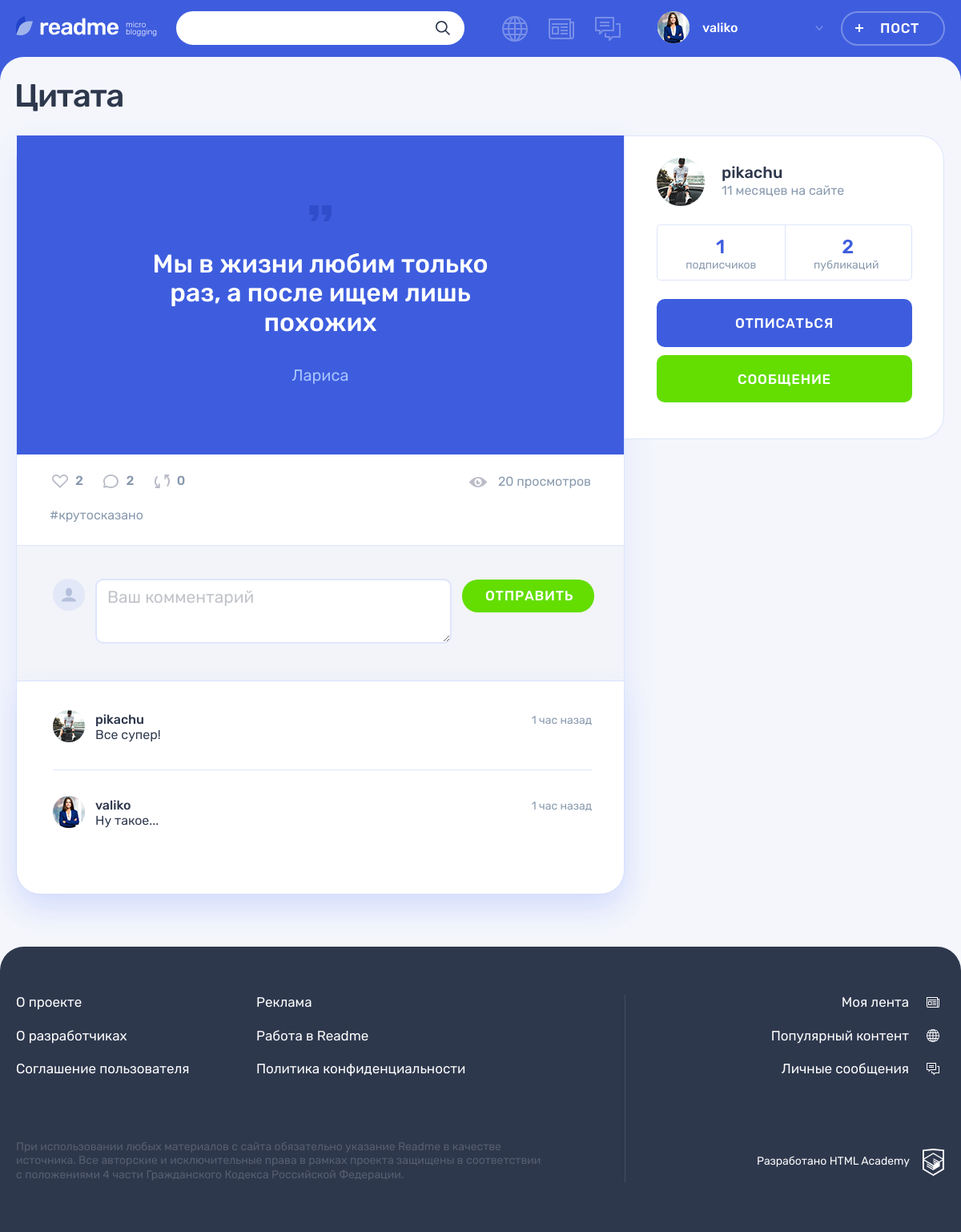
/post.php?post_id=1 (signed in), run on the app's committed database.
### tables this page shows
CREATE TABLE user (
    id INT PRIMARY KEY NOT NULL AUTO_INCREMENT,
    created_at TIMESTAMP DEFAULT CURRENT_TIMESTAMP,
    email VARCHAR(45) NOT NULL,
    UNIQUE INDEX email_ind (email),
    user_login VARCHAR(45) NOT NULL,
    UNIQUE INDEX user_login_ind (user_login),
    user_password VARCHAR(200),
    avatar VARCHAR(100)
);

CREATE TABLE post (
    id INT PRIMARY KEY NOT NULL AUTO_INCREMENT,
    published_at TIMESTAMP DEFAULT CURRENT_TIMESTAMP,
    title VARCHAR(45) NOT NULL,
    text_content VARCHAR(200),
    quote_author VARCHAR(45),
    picture VARCHAR(100),
    video VARCHAR(100),
    link VARCHAR(100),
    watch_count INT,
    user_id INT NOT NULL,
    INDEX user_ind (user_id),
    FOREIGN KEY (user_id)
        REFERENCES user(id)
        ON DELETE CASCADE,

    type_id INT NOT NULL,
    INDEX type_ind (type_id),
    FOREIGN KEY (type_id)
        REFERENCES content_type(id)
        ON DELETE CASCADE
);

CREATE TABLE comments (
    id INT PRIMARY KEY NOT NULL AUTO_INCREMENT,
    published_at TIMESTAMP DEFAULT CURRENT_TIMESTAMP,
    comment TEXT,
    user_id INT NOT NULL,
    INDEX user_ind (user_id),
    FOREIGN KEY (user_id)
        REFERENCES user(id)
        ON DELETE CASCADE,

    post_id INT NOT NULL,
    INDEX post_ind (post_id),
    FOREIGN KEY (post_id)
        REFERENCES post(id)
        ON DELETE CASCADE
);

### templates/post-layout.php (the view, shortened to what the rows shown need)
<main class="page__main page__main--publication">
    <div class="container">
        <h1 class="page__title page__title--publication"><?=$post['title'] ?></h1>
        <section class="post-details">
            <div class="post-details__wrapper post-<?php echo $post['classname']?>">
                <div class="post-details__main-block post post--details">
                    <?=$active_post; ?>
                    <div class="post__indicators">
                        <div class="post__buttons">
                            <a class="post__indicator post__indicator--likes button" href="<?php echo('/likes.php' . '?post_id=' . $post['id'])?>" title="Лайк">
                                <svg class="post__indicator-icon" width="20" height="17">
                                    <use xlink:href="#icon-heart"></use>
                                </svg>
                                <span><?=$likes;?></span>
                            </a>
                            <a class="post__indicator post__indicator--comments button" href="#" title="Комментарии">
                            </a>
                            <a class="post__indicator post__indicator--repost button" href="<?php echo('/repost.php' . '?post_id=' . $post['id']);?>" title="Репост">
                                <svg class="post__indicator-icon" width="19" height="17">
                                    <use xlink:href="#icon-repost"></use>
                                </svg>
                                <span><?=$post['repost_count']?></span>
                            </a>
                        </div>
                        <span class="post__view"><?=$post['watch_count'] ?> просмотров</span>
                    </div>
                    <ul class="post__tags">
                    <?php if (key_exists($post['id'], $hashtags)):?><?php foreach ($hashtags[$post['id']] as $hashtag): ?>
                        <li><a href="<?php echo('search.php' . '?q=%23' . $hashtag);?>">#<?=$hashtag;?>
                        <?php endforeach;?></a></li>
                    <?php endif;?>
                    </ul>
                    <div class="comments">
                        <div class="comments__list-wrapper">
                            <ul class="comments__list">
                                <?php foreach ($comments as $comment): ?>
                                <?php if ($post['id'] === $comment['post_id']):?>
                                <li class="comments__item user">
                                    <div class="comments__avatar">
                                        <a class="user__avatar-link" href="<?php echo('/profile.php' . '?user_id=' . $comment['user_id'] . '&tab=posts');?>">
                                            <?php if (!empty($comment['comment_author_avatar'])):?>
                                            <img class="comments__picture" src="/uploads/avatars/<?php echo $comment['comment_author_avatar'];?>" alt="Аватар пользователя">
                                            <?php endif;?>
                                        </a>
                                    </div>
                                    <div class="comments__info">
                                        <div class="comments__name-wrapper">
                                            <a class="comments__user-name" href="<?php echo('/profile.php' . '?user_id=' . $comment['user_id'] . '&tab=posts');?>">
                                            <span><?=$comment['comment_author'];?></span>
                                            </a>
                                            <time class="comments__time" datetime="<?php echo(date_format(date_create($comment['published_at']), 'c'));?>"><?=get_date_interval_format(date_create($comment['published_at']), 'назад');?></time>
                                        </div>
                                        <p class="comments__text">
                                            <?=$comment['comment'];?>
                                        </p>
                                    </div>
                                </li>
                                <?php endif;?>
                                <?php endforeach;?>
                            </ul>
                        </div>
                    </div>
                </div>
                <div class="post-details__user user">
                    <div class="post-details__user-info user__info">
                        <div class="post-details__avatar user__avatar">
                            <a class="post-details__avatar-link user__avatar-link" href="<?php echo('/profile.php' . '?user_id=' . $post['user_id']) . '&tab=posts';?>">
                            <?php if (!empty($post['avatar'])): ?>
                                <img class="post-details__picture user__picture" src="../uploads/avatars/<?php echo $post['avatar']; ?>" alt="Аватар пользователя">
                            <?php endif; ?>
                            </a>
                        </div>
                        <div class="post-details__name-wrapper user__name-wrapper">
                            <a class="post-details__name user__name" href="<?php echo('/profile.php' . '?user_id=' . $post['user_id']) . '&tab=posts';?>">
                                <span><?=$post['user_login']; ?></span>
                            </a>
                            <time class="post-details__time user__time" datetime="<?php echo(date_format(date_create($post['created_at']), 'Y-m-d'));?>"><?=get_date_interval_format(date_create($post['created_at']), 'на сайте');?></time>
                        </div>
                    </div>
                    <div class="post-details__rating user__rating">
                        <p class="post-details__rating-item user__rating-item user__rating-item--subscribers">
                            <span class="post-details__rating-amount user__rating-amount">
                                <?=$subs;?>
                            </span>
                            <span class="post-details__rating-text user__rating-text">подписчиков</span>
                        </p>
                        <p class="post-details__rating-item user__rating-item user__rating-item--publications">
                            <span class="post-details__rating-amount user__rating-amount">
                                <?=$totalpost; ?>
                            </span>
                            <span class="post-details__rating-text user__rating-text">публикаций</span>
                        </p>
                    </div>
                </div>
            </div>
        </section>
    </div>
</main>

### templates/post-quote.php
<div class="post-details__image-wrapper post-quote">
  <div class="post__main">
    <blockquote>
      <p>
        <?=$post['text_content'];?>
      </p>
      <cite><?=$post['quote_author'];?></cite>
    </blockquote>
  </div>
</div>

### templates/layout.php (shortened to what the rows shown need)
<!DOCTYPE html>
<html lang="ru">
<head>
    <link rel="stylesheet" href="css/main.css">
</head>
<body class="page">
<header class="header">
    <div class="header__wrapper container">
        <div class="header__nav-wrapper">
            <nav class="header__nav">
                <?php if ($is_auth === 1): ?>
                <ul class="header__my-nav">
                    <li class="header__my-page header__my-page--popular">
                        <a class="header__page-link <?php if ($path == 'popular.php'): ?><?php echo('header__page-link--active'); ?><?php endif; ?>" href="popular.php<?='?' . 'type=all';?>" title="Популярный контент">
                        </a>
                    </li>
                    <li class="header__my-page header__my-page--feed">
                        <a class="header__page-link <?php if ($path == 'feed.php'): ?><?php echo('header__page-link--active'); ?><?php endif; ?>" href="feed.php" title="Моя лента">
                        </a>
                    </li>
                    <li class="header__my-page header__my-page--messages">
                        <a class="header__page-link <?php if ($path == 'messages.php'): ?><?php echo('header__page-link--active'); ?><?php endif; ?>" href="messages.html" title="Личные сообщения">
                        </a>
                    </li>
                </ul>
                <ul class="header__user-nav">
                    <li class="header__profile">
                        <a class="header__profile-link" href="#">
                            <div class="header__avatar-wrapper">
                                <?php if (!empty($avatar)): ?>
                                    <?php echo('<img class="header__profile-avatar" src="uploads/avatars/' . $avatar . '" alt="Аватар профиля">'); ?>
                                <?php endif; ?>
                            </div>
                            <div class="header__profile-name">
                                <span>
                                    <?php echo(htmlspecialchars($user_name)); ?>
                                </span>
                                <svg class="header__link-arrow" width="10" height="6">
                                    <use xlink:href="#icon-arrow-right-ad"></use>
                                </svg>
                            </div>
                        </a>
                    </li>
                    <li>
                        <a class="header__post-button button button--transparent" href="<?php echo '/add.php' . '?id=1';?>">Пост</a>
                    </li>
                </ul>
                <?php endif;?>
            </nav>
        </div>
    </div>
</header>
<?=$content; ?>
</body>
</html>

### data on the page
user: avatar (picture), user_login "valiko"
post: title "Цитата", text_content "Мы в жизни любим только раз, а после ищем лишь похожих", quote_author "Лариса", repost_count "0", watch_count "20", id "крутосказано", user.avatar (picture), user.user_login "pikachu", user.created_at "11 месяцев на сайте"
comments: id "2", user.avatar (picture), user.user_login "valiko", published_at "1 час назад", comment "Ну такое...", post "1"
comments: user.avatar (picture), user.user_login "pikachu", published_at "1 час назад", comment "Все супер!"

### other printed values
$post['total_comm'] "2"
